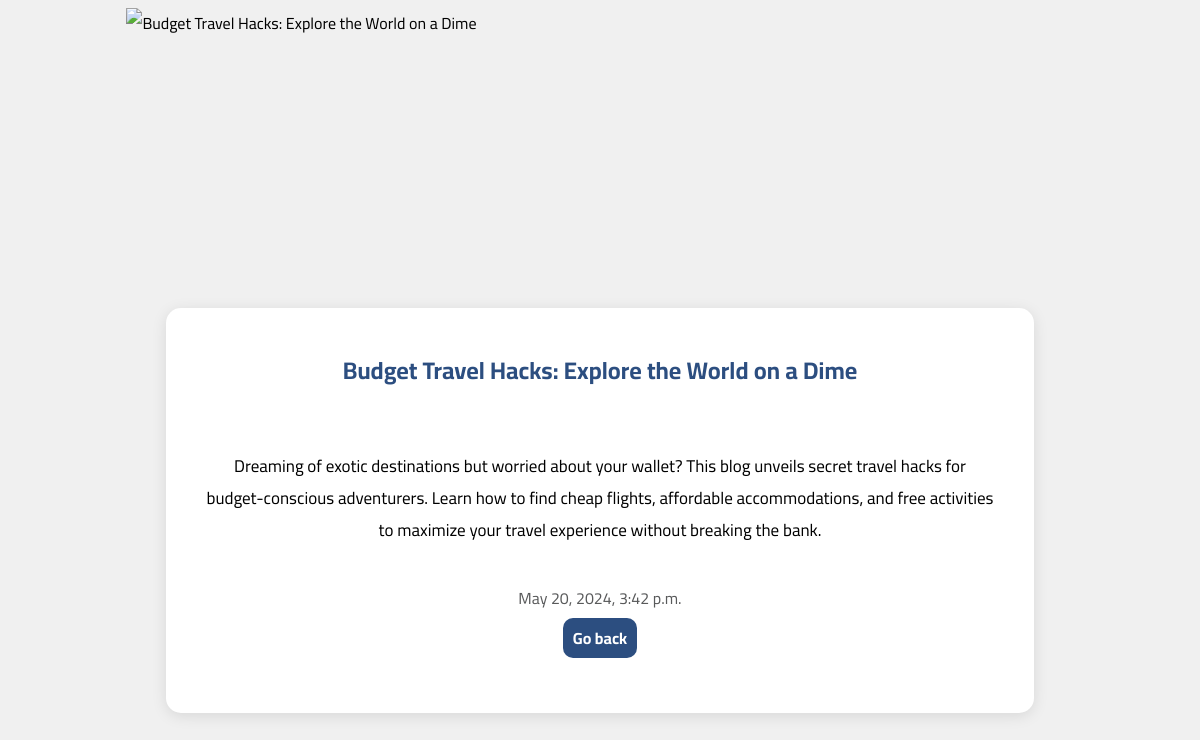
/details/4, run on the app's committed database.
### blog_app/models.py (models this page shows, shortened)
class Product(models.Model):
    name = models.CharField(max_length=100)
    description = models.TextField()
    image = models.URLField()
    created_at = models.DateTimeField(auto_now_add=True) # save time when instance is created
    updated_at = models.DateTimeField(auto_now = True) # save time when .save() is called (instance is updated)
    def short_description(self):
        words = self.description.split()
        if (len(words) > 50):
            return ' '.join(words[:30]) + '...' # join the first thirty words with a ' ' (space) between each word
        return self.description

### blog_app/views.py (the view)
# urls.py: path('details/<str:pk>', views.product_details, name='product_details'),
def product_details(request, pk):
    product = Product.objects.get(id=pk)
    context = {'product': product}
    return render(request, 'index2.html', context)

### blog_app/templates/index2.html (shortened to what this page needs)
{% load static %}
<!DOCTYPE html>
<html lang="en">
<head>
    <link rel="stylesheet" href="{% static 'details.css' %}">
</head>
<body>
  <div class="image"><img src="{{ product.image }}" alt="{{ product.name }}" /></div>
    <div class="card">
        <h2 class="title">{{ product.name }}</h2>
        <div class="content">
            <p class="description">{{product.short_description}}</p>
            <div class="date">
              {{ product.created_at }}
            </div>
        </div>
        <a href="{% url 'product_list' %}" class="back">Go back</a>
    </div>
</body>
</html>

### blog_app/static/details.css (style rules this page uses)
body { background-color: #f0f0f0; font-family: "Cairo"; }
.image { overflow: hidden; height: 200px; width: 80%; margin: 0 auto; }
.image img { width: 100%; }
.card { background-color: white; border-radius: 15px; overflow: hidden; text-align: center; display: flex; flex-direction: column; justify-content: space-between; box-shadow: 0 3px 15px rgba(0, 0, 0, 0.1); width: 70%; padding: 20px 20px 50px; margin: 100px auto; }
.card .title { color: #2c4e80 }
.card .content .description { font-size: 17px; padding: 20px; }
.card .content .date { color: #595a5b }
.card .back { text-decoration: none; background-color: #2c4e80; padding: 5px 10px; color: white; font-weight: bold; width: fit-content; margin: 5px auto; border-radius: 10px; }

### data on the page
Product: name "Budget Travel Hacks: Explore the World on a Dime", short_description "Dreaming of exotic destinations but worried about your wallet? This blog unveils secret travel hacks for budget-conscious adventurers. Learn how to find cheap flights, affordable accommodations, and free activities to maximize your travel experience without breaking the bank.", created_at "May 20, 2024, 3:42 p.m."
